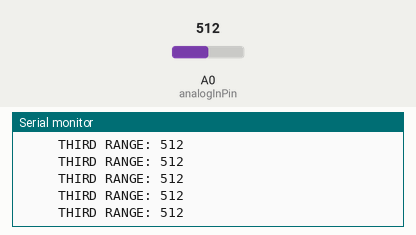
Simulated run of this sketch. Board: Arduino Uno, built with avr-gcc and run on an emulated ATmega328P. Parts: the last lines printed to the serial monitor. The test bench sets the inputs (shaded band); at power-on: A0 (analogInPin) = 512.

Above: at 1.2 s.
1.3 s: A0 (analogInPin) set to 333
At 1.31 s:
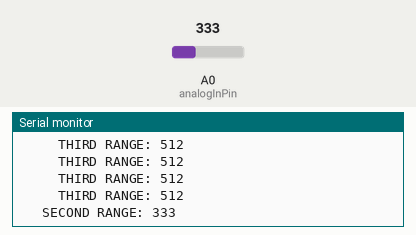
3.2 s: A0 (analogInPin) set to 160
At 3.22 s:
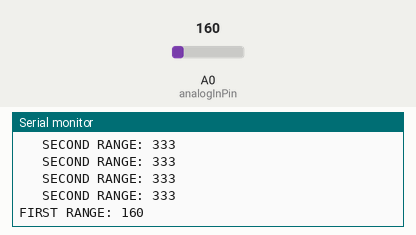
5.1 s: A0 (analogInPin) set to 523
At 5.13 s:
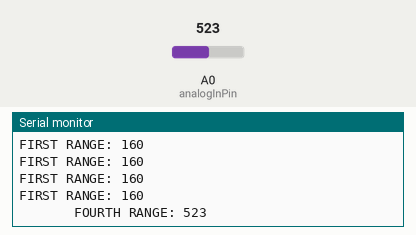
7.0 s: A0 (analogInPin) set to 695
At 7.03 s:
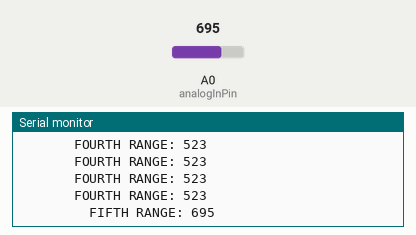
8.9 s: A0 (analogInPin) set to 866
At 8.94 s:
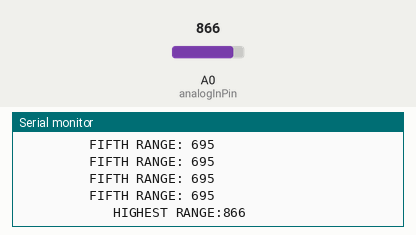

The sketch:

Knob_In-IF-4.ino
```cpp
const int analogInPin = A0;
int sensorValue = 0;

void setup() {
  // initialize serial communications at 9600 bps:
  Serial.begin(9600);
}

void loop() {
  // read the analog in value:
  sensorValue = analogRead(analogInPin);

  if(sensorValue >= 0 && sensorValue <=170){
    Serial.print("FIRST RANGE: ");
  }
  else if(sensorValue >= 171 && sensorValue <=342){
    Serial.print("   SECOND RANGE: ");
  }
  else if(sensorValue >= 343 && sensorValue <=513){
    Serial.print("     THIRD RANGE: ");
  }
    else if(sensorValue >= 514 && sensorValue <=685){
    Serial.print("       FOURTH RANGE: ");
  }
    else if(sensorValue >= 686 && sensorValue <=856){
    Serial.print("         FIFTH RANGE: ");
  }
  else{
    Serial.print("            HIGHEST RANGE:");
  }

  // print the results to the serial monitor:
  //Serial.print(" sensor = ");
  Serial.println(sensorValue);

  delay(100);
}
```

Measured:
- after the input at 1.3 s, the serial monitor: prints a new line at once (image 1)
- after the input at 3.2 s, the serial monitor: prints a new line at once (image 2)
- after the input at 5.1 s, the serial monitor: prints a new line at once (image 3)
- after the input at 7.0 s, the serial monitor: prints a new line at once (image 4)
- after the input at 8.9 s, the serial monitor: prints a new line at once (image 5)
